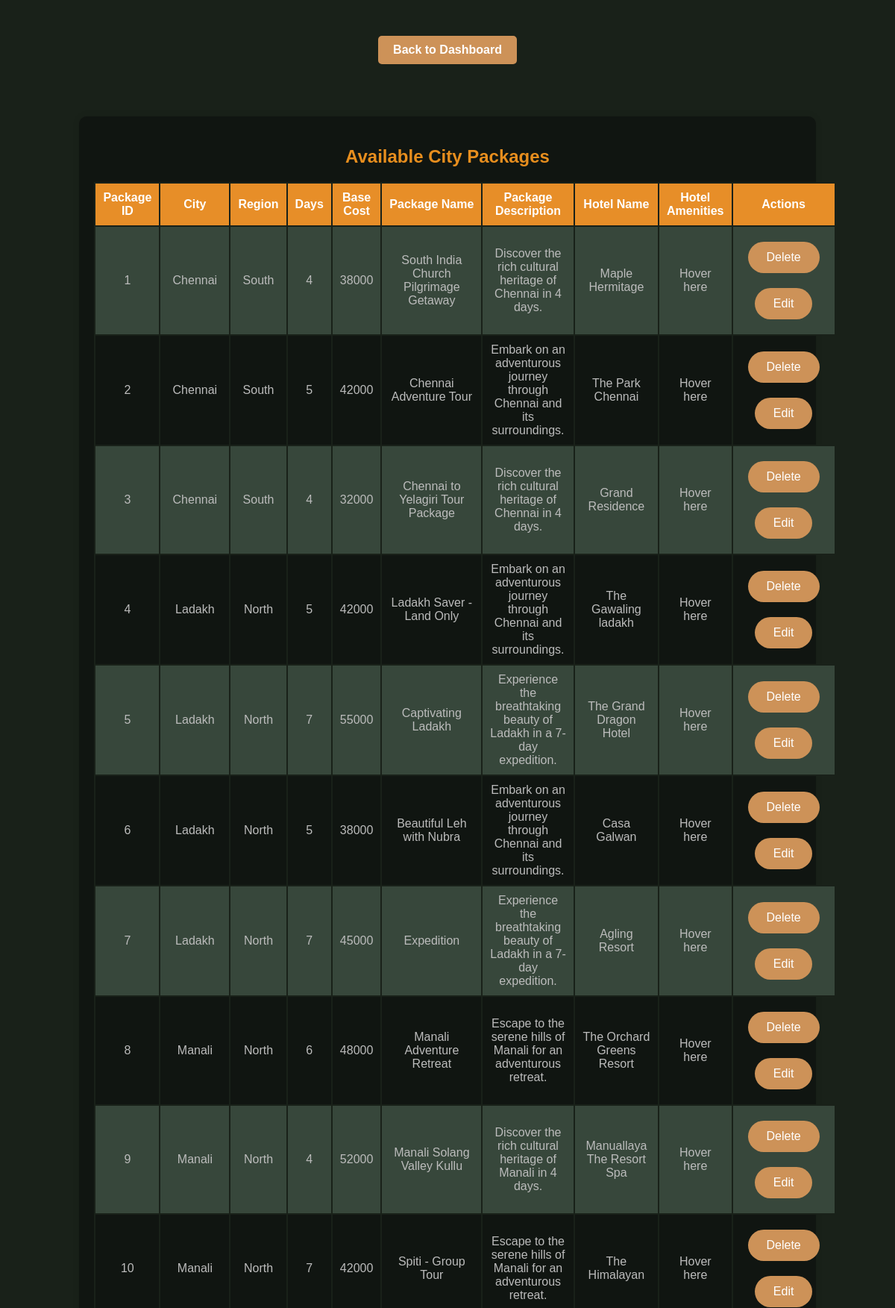
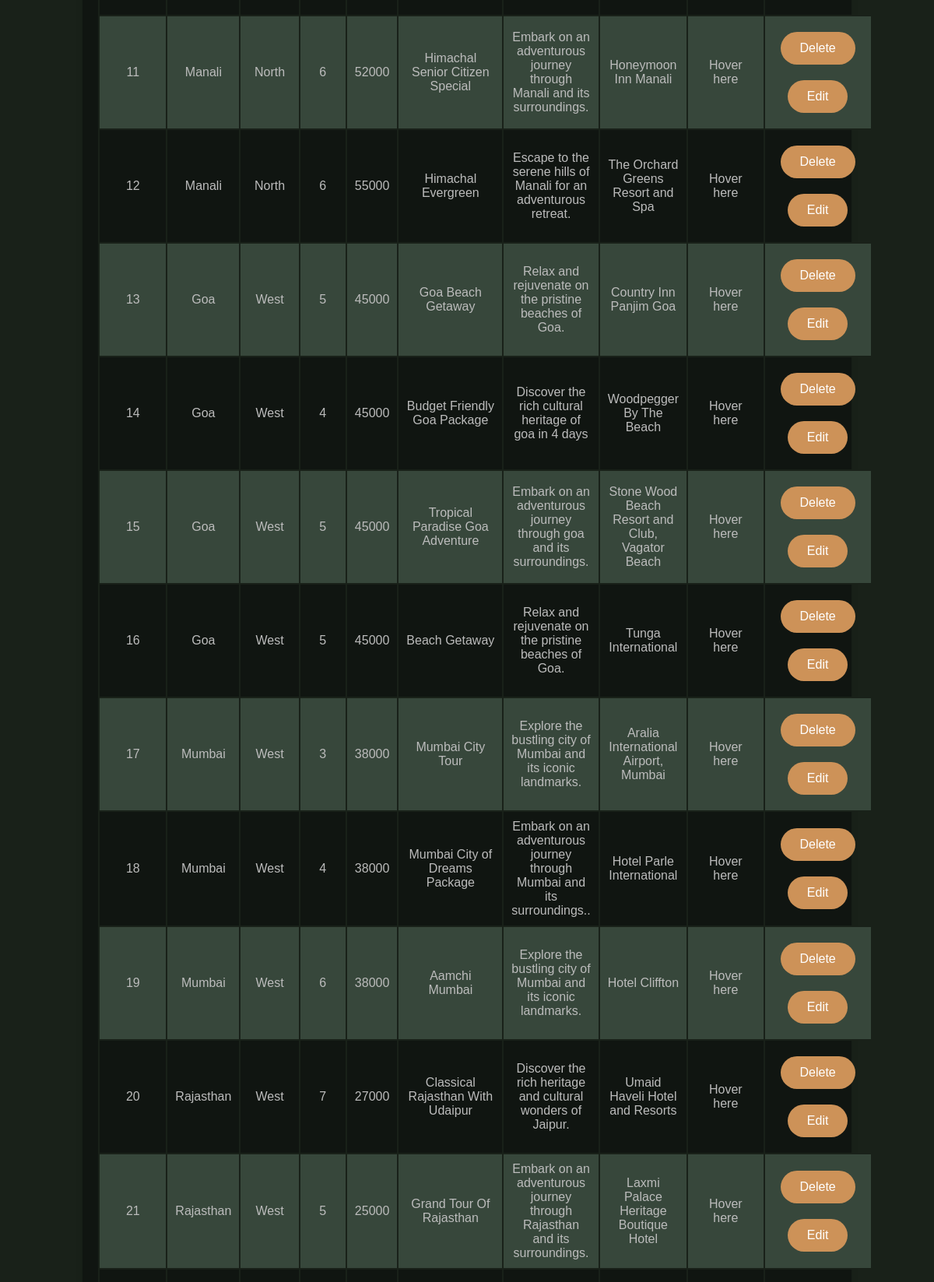
/login/adminviewjourneys.php (upper part), run on the app's committed database (2 pictures, top to bottom).
### tables this page shows
CREATE TABLE `city_packages` (
  `package_id` INT AUTO_INCREMENT PRIMARY KEY,
  `city` VARCHAR(255) NOT NULL,
  `region` VARCHAR(255) NOT NULL,
  `season` VARCHAR(255) NOT NULL,
  `days` INT(2) NOT NULL,
  `package_name` VARCHAR(255) NOT NULL,
  `package_description` TEXT,
  `package_price` BIGINT(50) NOT NULL,
  `hotelid` INT,   
  `image_path` VARCHAR(255),  
  FOREIGN KEY (`hotelid`) REFERENCES `hotels`(`hotelid`)
);

CREATE TABLE `hotels` (
  `hotelid` INT PRIMARY KEY,
  `hotel_name` VARCHAR(255) NOT NULL,
  `city` VARCHAR(255) NOT NULL,
  `amenities` TEXT,
  `ratings` DECIMAL(2, 1),
  `description` TEXT
);

### login/adminviewjourneys.php (the view, shortened to what this page needs)
<!DOCTYPE html>
<html>
<head>
</head>
<body>
    <a href="admindashboard.php" class="back-button">Back to Dashboard</a>
    <div class="table-container">
        <h2>Available City Packages</h2>
        <?php
        $servername = "localhost";
        $username = "root";
        $password = "";
        $dbname = "tourindia";
        $conn = new mysqli($servername, $username, $password, $dbname);
        $result = $conn->query("SELECT cp.*, h.hotel_name, h.amenities FROM city_packages cp LEFT JOIN hotels h ON cp.hotelid = h.hotelid");
        if ($result && $result->num_rows > 0) {
            echo "<table>";
            echo "<tr>";
            echo "<th>Package ID</th>";
            echo "<th>City</th>";
            echo "<th>Region</th>";
            echo "<th>Days</th>";
            echo "<th>Base Cost</th>";
            echo "<th>Package Name</th>";
            echo "<th>Package Description</th>";
            echo "<th>Hotel Name</th>";
            echo "<th>Hotel Amenities</th>";
            echo "<th>Actions</th>";
            echo "</tr>";
            while ($row = $result->fetch_assoc()) {
                echo "<tr>";
                echo "<td>" . $row["package_id"] . "</td>";
                echo "<td>" . $row["city"] . "</td>";
                echo "<td>" . $row["region"] . "</td>";
                echo "<td>" . $row["days"] . "</td>";
                echo "<td>" . $row["package_price"] . "</td>";
                echo "<td>" . $row["package_name"] . "</td>";
                echo "<td>" . $row["package_description"] . "</td>";
                echo "<td>" . $row["hotel_name"] . "</td>";
                echo "<td>";
                echo "<span class='amenities-text'>Hover here</span>";
                echo "</td>";
                echo "<td>";
                echo "<form method='post' action='delete_package.php'>";
                echo "<button type='submit' onclick='return confirmDelete()' class='delete-button'>Delete</button>";
                echo "</form>";
                echo "<a href='edit_package.php?package_id={$row['package_id']}' class='edit-button'>Edit</a>";
                echo "</td>";
                echo "</tr>";
            }
            echo "</table>";
        } else {
            echo "<p>No data found.</p>";
        }
        ?>
    </div>
</body>
</html>

### login/adminviewjourneys.php (style rules this page uses)
body { font-family: Arial, sans-serif; background-color: #192119; color: #bcbcbc; padding-top: 20px; text-align: center; }
h2 { color: #e78e1e; text-align: center; margin-bottom: 20px; }
.table-container { margin: 50px auto; width: 80%; background-color: #101511; padding: 20px; border-radius: 10px; box-shadow: 0 0 10px rgba(0, 0, 0, 0.1); }
table { border-collapse: collapse; width: 100%; }
th, td { padding: 10px; border: 2px solid #192119; text-align: center; }
th { background-color: #e78e28; color: #ffffff; }
tr:nth-child(even) { background-color: #37473b; }
.back-button { display: inline-block; padding: 10px 20px; background-color: #cd9258; color: #fff; text-decoration: none; border-radius: 5px; margin: 20px; font-weight: bold; transition: background-color 0.3s; text-align: center; }
.edit-button, .delete-button, .add-button { background-color: #cd9258; color: #fff; border: none; border-radius: 25px; padding: 12px 25px; cursor: pointer; transition: background-color 0.3s; text-decoration: none; margin: 10px; display: inline-block; text-align: center; font-size: 16px; }

### data on the page
city_packages: package_id "1", city "Chennai", region "South", days "4", package_price "38000", package_name "South India Church Pilgrimage Getaway", package_description "Discover the rich cultural heritage of Chennai in 4 days.", hotelid.hotel_name "Maple Hermitage"
city_packages: package_id "2", city "Chennai", region "South", days "5", package_price "42000", package_name "Chennai Adventure Tour", package_description "Embark on an adventurous journey through Chennai and its surroundings.", hotelid.hotel_name "The Park Chennai"
city_packages: package_id "3", city "Chennai", region "South", days "4", package_price "32000", package_name "Chennai to Yelagiri Tour Package", package_description "Discover the rich cultural heritage of Chennai in 4 days.", hotelid.hotel_name "Grand Residence"
city_packages: package_id "4", city "Ladakh", region "North", days "5", package_price "42000", package_name "Ladakh Saver - Land Only", package_description "Embark on an adventurous journey through Chennai and its surroundings.", hotelid.hotel_name "The Gawaling ladakh"
city_packages: package_id "5", city "Ladakh", region "North", days "7", package_price "55000", package_name "Captivating Ladakh", package_description "Experience the breathtaking beauty of Ladakh in a 7-day expedition.", hotelid.hotel_name "The Grand Dragon Hotel"
city_packages: package_id "6", city "Ladakh", region "North", days "5", package_price "38000", package_name "Beautiful Leh with Nubra", package_description "Embark on an adventurous journey through Chennai and its surroundings.", hotelid.hotel_name "Casa Galwan"
city_packages: package_id "7", city "Ladakh", region "North", days "7", package_price "45000", package_name "Expedition", package_description "Experience the breathtaking beauty of Ladakh in a 7-day expedition.", hotelid.hotel_name "Agling Resort"
city_packages: package_id "8", city "Manali", region "North", days "6", package_price "48000", package_name "Manali Adventure Retreat", package_description "Escape to the serene hills of Manali for an adventurous retreat.", hotelid.hotel_name "The Orchard Greens Resort"
city_packages: package_id "9", city "Manali", region "North", days "4", package_price "52000", package_name "Manali Solang Valley Kullu", package_description "Discover the rich cultural heritage of Manali in 4 days.", hotelid.hotel_name "Manuallaya The Resort Spa"
city_packages: package_id "10", city "Manali", region "North", days "7", package_price "42000", package_name "Spiti - Group Tour", package_description "Escape to the serene hills of Manali for an adventurous retreat.", hotelid.hotel_name "The Himalayan"
city_packages: package_id "11", city "Manali", region "North", days "6", package_price "52000", package_name "Himachal Senior Citizen Special", package_description "Embark on an adventurous journey through Manali and its surroundings.", hotelid.hotel_name "Honeymoon Inn Manali"
city_packages: package_id "12", city "Manali", region "North", days "6", package_price "55000", package_name "Himachal Evergreen", package_description "Escape to the serene hills of Manali for an adventurous retreat.", hotelid.hotel_name "The Orchard Greens Resort and Spa"
city_packages: package_id "13", city "Goa", region "West", days "5", package_price "45000", package_name "Goa Beach Getaway", package_description "Relax and rejuvenate on the pristine beaches of Goa.", hotelid.hotel_name "Country Inn Panjim Goa"
city_packages: package_id "14", city "Goa", region "West", days "4", package_price "45000", package_name "Budget Friendly Goa Package", package_description "Discover the rich cultural heritage of goa in 4 days", hotelid.hotel_name "Woodpegger By The Beach"
city_packages: package_id "15", city "Goa", region "West", days "5", package_price "45000", package_name "Tropical Paradise Goa Adventure", package_description "Embark on an adventurous journey through goa and its surroundings.", hotelid.hotel_name "Stone Wood Beach Resort and Club, Vagator Beach"
city_packages: package_id "16", city "Goa", region "West", days "5", package_price "45000", package_name "Beach Getaway", package_description "Relax and rejuvenate on the pristine beaches of Goa.", hotelid.hotel_name "Tunga International"
city_packages: package_id "17", city "Mumbai", region "West", days "3", package_price "38000", package_name "Mumbai City Tour", package_description "Explore the bustling city of Mumbai and its iconic landmarks.", hotelid.hotel_name "Aralia International Airport, Mumbai"
city_packages: package_id "18", city "Mumbai", region "West", days "4", package_price "38000", package_name "Mumbai City of Dreams Package", package_description "Embark on an adventurous journey through Mumbai and its surroundings..", hotelid.hotel_name "Hotel Parle International"
city_packages: package_id "19", city "Mumbai", region "West", days "6", package_price "38000", package_name "Aamchi Mumbai", package_description "Explore the bustling city of Mumbai and its iconic landmarks.", hotelid.hotel_name "Hotel Cliffton"
city_packages: package_id "20", city "Rajasthan", region "West", days "7", package_price "27000", package_name "Classical Rajasthan With Udaipur", package_description "Discover the rich heritage and cultural wonders of Jaipur.", hotelid.hotel_name "Umaid Haveli Hotel and Resorts"
city_packages: package_id "21", city "Rajasthan", region "West", days "5", package_price "25000", package_name "Grand Tour Of Rajasthan", package_description "Embark on an adventurous journey through Rajasthan and its surroundings.", hotelid.hotel_name "Laxmi Palace Heritage Boutique Hotel"
